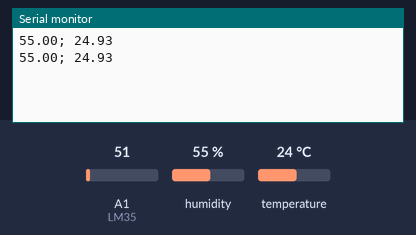
Bench run of a sketch on a simulated Arduino Uno, built with avr-gcc and run on an emulated ATmega328P. Shown: the last lines printed to the serial monitor. Inputs (shaded band) come from the test bench; at power-on: humidity 55 %, A1 (LM35) = 51, temperature 24 °C.

Above: at 1.8 s.
1.9 s: humidity set to 22 %
At 3.3 s:
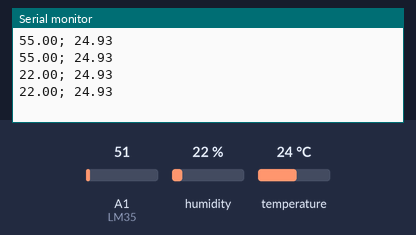
3.4 s: A1 (LM35) set to 61
At 4.7 s:
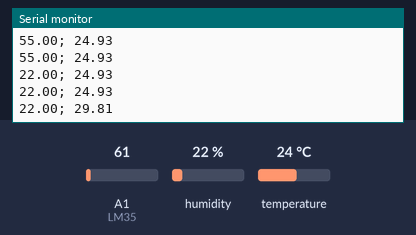
4.9 s: humidity set to 40 %
At 5.9 s:
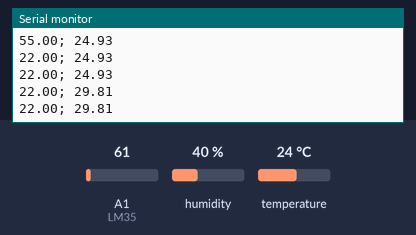
6.4 s: A1 (LM35) set to 71
At 7.5 s:
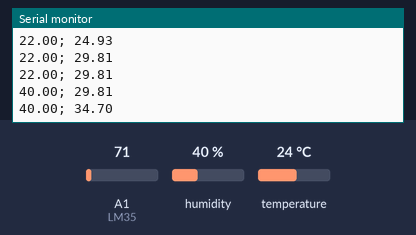
Timing chart, 0 to 8.9 s (numbered marks = the images above; inputs shaded):
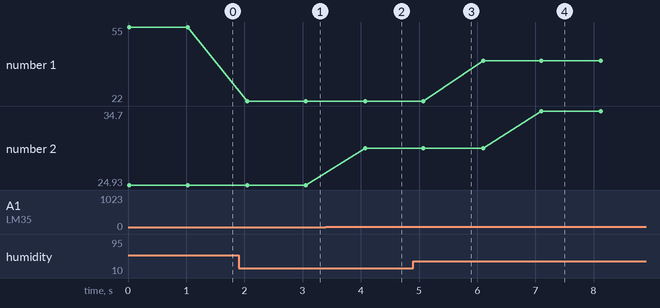

Measured:
- after the input at 1.9 s, the serial monitor: prints a new line after 0.15 s (image 1)
- after the input at 3.4 s, the serial monitor: prints a new line after 0.67 s (image 2)
- after the input at 6.4 s, the serial monitor: prints a new line after 0.70 s (image 4)
- plotted number 1: 55 → 22 after the input at 1.9 s, 22 → 40 after the input at 4.9 s
- plotted number 2: 24.93 → 29.81 after the input at 3.4 s, 29.81 → 34.7 after the input at 6.4 s

The sketch:

Sensor_de_Umidade_e_Temperatura.ino
```cpp
#include "DHT.h"
#define dht_type DHT11

const int LM35 = A1;
float valoresLM35Temperatura;
int dht_pin = A0;
DHT dht_1 = DHT(dht_pin, dht_type);

void setup() {
  Serial.begin(9600);
  dht_1.begin();
}

void loop() {
  valoresLM35Temperatura = (float(analogRead(LM35))*5/(1023))/0.01;
  float valoresDht11Umidade = dht_1.readHumidity();
  float valoresDht11Temperatura = dht_1.readTemperature();
  if(isnan(valoresDht11Temperatura) or isnan(valoresDht11Umidade)){
  //  Serial.println("Erro ao ler");
  } else {
    Serial.print(valoresDht11Umidade);
    Serial.print("; ");
    // Serial.print(temperaturaDHT);
    // Serial.print(";");
    Serial.println(valoresLM35Temperatura);
  }
  delay(1000);
}
```
